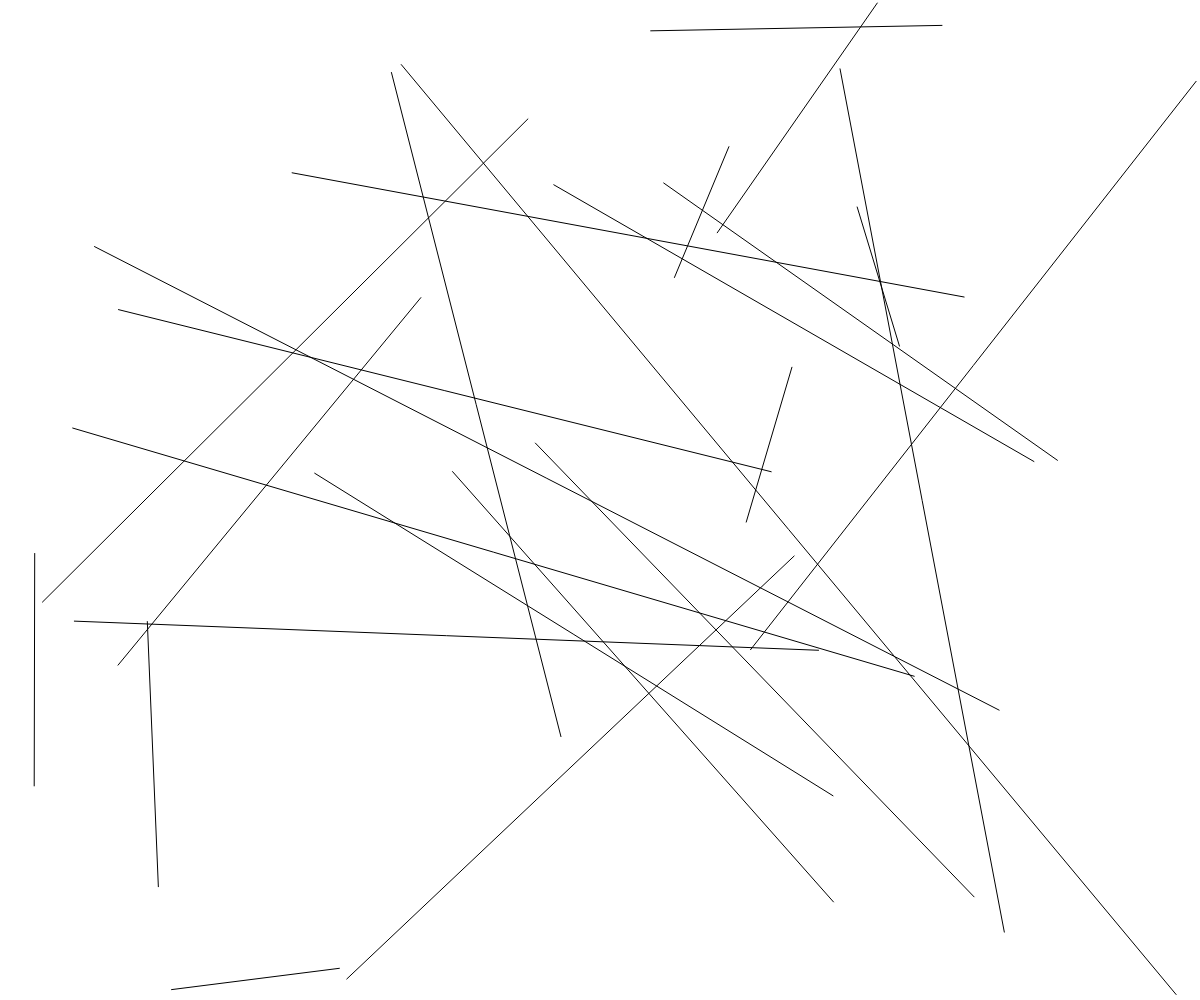
Frame 1 (no input)
Frame 60 (no input): identical to frame 1, image omitted
Frame 120 (the mouse pressed at the canvas centre since frame 60): identical to frame 1, image omitted

The p5.js sketch that drew this single still picture (run headless with seeded random() and noise() and a simulated clock; from frame 60 on, the mouse is pressed at the canvas centre):

// p5.js sketch
// ── sketch.js
function setup() {
  createCanvas(windowWidth, windowHeight);
  background(255, 255, 255);

  stroke(0, 0, 0);

  //declare lines variable
  let lines = 0;

  // repeat as long as lines is <= 25
  while (lines <= 24) {
    let r1 = random(0, width);
    let r2 = random(0, height);
    let r3 = random(0, width);
    let r4 = random(0, height);
    line(r1, r2, r3, r4);

    //increment by 1
    lines += 1;
  }
}

function draw() {}

function mouseClicked() {
  setup();
}
